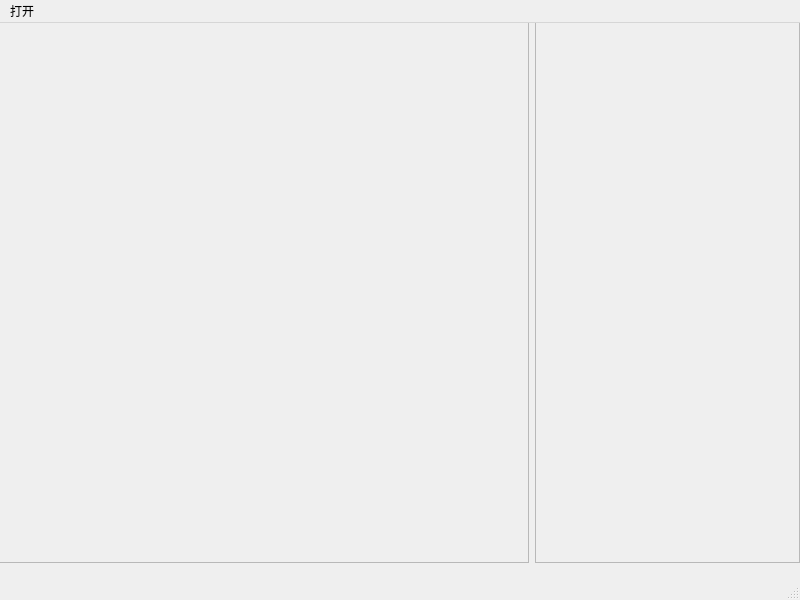
<?xml version="1.0" encoding="UTF-8"?>
<ui version="4.0">
 <class>MainWindow</class>
 <widget class="QMainWindow" name="MainWindow">
  <property name="geometry">
   <rect>
    <x>0</x>
    <y>0</y>
    <width>800</width>
    <height>600</height>
   </rect>
  </property>
  <property name="windowTitle">
   <string>MainWindow</string>
  </property>
  <widget class="QWidget" name="centralwidget">
   <widget class="QWidget" name="layoutWidget">
    <property name="geometry">
     <rect>
      <x>-1</x>
      <y>-1</y>
      <width>801</width>
      <height>541</height>
     </rect>
    </property>
    <layout class="QHBoxLayout" name="horizontalLayout" stretch="2,1">
     <item>
      <widget class="QFrame" name="frame">
       <property name="frameShape">
        <enum>QFrame::Shape::StyledPanel</enum>
       </property>
       <property name="frameShadow">
        <enum>QFrame::Shadow::Raised</enum>
       </property>
      </widget>
     </item>
     <item>
      <widget class="QFrame" name="frame_2">
       <property name="frameShape">
        <enum>QFrame::Shape::StyledPanel</enum>
       </property>
       <property name="frameShadow">
        <enum>QFrame::Shadow::Raised</enum>
       </property>
      </widget>
     </item>
    </layout>
   </widget>
  </widget>
  <widget class="QStatusBar" name="statusbar"/>
  <widget class="QMenuBar" name="menuBar">
   <property name="geometry">
    <rect>
     <x>0</x>
     <y>0</y>
     <width>800</width>
     <height>33</height>
    </rect>
   </property>
   <widget class="QMenu" name="open_file">
    <property name="title">
     <string>打开</string>
    </property>
   </widget>
   <addaction name="open_file"/>
  </widget>
 </widget>
 <resources/>
 <connections/>
</ui>
